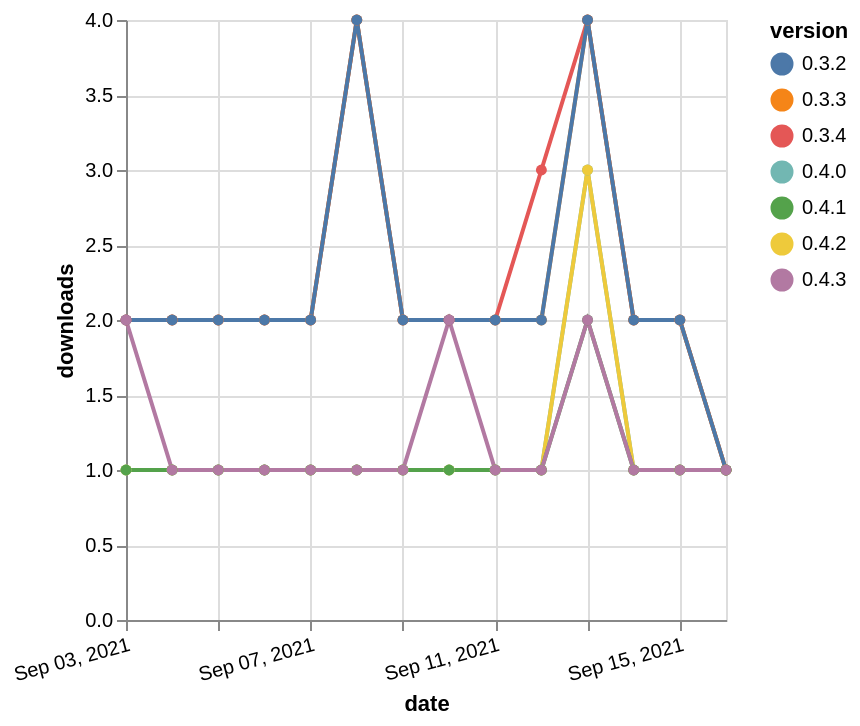

The specification (Vega-Lite) saved for this image:
### Vega-Lite specification from a JSON file in a GitHub repository (floating-point values rounded to 4 significant figures)
{"$schema": "https://vega.github.io/schema/vega-lite/v5.json", "description": "A simple bar chart with embedded data.", "data": {"values": [{"date": "2021-09-03", "total": 2349, "delta": 2, "version": "0.3.4"}, {"date": "2021-09-04", "total": 2351, "delta": 2, "version": "0.3.4"}, {"date": "2021-09-05", "total": 2353, "delta": 2, "version": "0.3.4"}, {"date": "2021-09-06", "total": 2355, "delta": 2, "version": "0.3.4"}, {"date": "2021-09-07", "total": 2357, "delta": 2, "version": "0.3.4"}, {"date": "2021-09-08", "total": 2361, "delta": 4, "version": "0.3.4"}, {"date": "2021-09-09", "total": 2363, "delta": 2, "version": "0.3.4"}, {"date": "2021-09-10", "total": 2365, "delta": 2, "version": "0.3.4"}, {"date": "2021-09-11", "total": 2367, "delta": 2, "version": "0.3.4"}, {"date": "2021-09-12", "total": 2370, "delta": 3, "version": "0.3.4"}, {"date": "2021-09-13", "total": 2374, "delta": 4, "version": "0.3.4"}, {"date": "2021-09-14", "total": 2376, "delta": 2, "version": "0.3.4"}, {"date": "2021-09-15", "total": 2378, "delta": 2, "version": "0.3.4"}, {"date": "2021-09-16", "total": 2379, "delta": 1, "version": "0.3.4"}, {"date": "2021-09-03", "total": 305, "delta": 1, "version": "0.4.0"}, {"date": "2021-09-04", "total": 306, "delta": 1, "version": "0.4.0"}, {"date": "2021-09-05", "total": 307, "delta": 1, "version": "0.4.0"}, {"date": "2021-09-06", "total": 308, "delta": 1, "version": "0.4.0"}, {"date": "2021-09-07", "total": 309, "delta": 1, "version": "0.4.0"}, {"date": "2021-09-08", "total": 310, "delta": 1, "version": "0.4.0"}, {"date": "2021-09-09", "total": 311, "delta": 1, "version": "0.4.0"}, {"date": "2021-09-10", "total": 312, "delta": 1, "version": "0.4.0"}, {"date": "2021-09-11", "total": 313, "delta": 1, "version": "0.4.0"}, {"date": "2021-09-12", "total": 314, "delta": 1, "version": "0.4.0"}, {"date": "2021-09-13", "total": 317, "delta": 3, "version": "0.4.0"}, {"date": "2021-09-14", "total": 318, "delta": 1, "version": "0.4.0"}, {"date": "2021-09-15", "total": 319, "delta": 1, "version": "0.4.0"}, {"date": "2021-09-16", "total": 320, "delta": 1, "version": "0.4.0"}, {"date": "2021-09-03", "total": 228, "delta": 1, "version": "0.4.2"}, {"date": "2021-09-04", "total": 229, "delta": 1, "version": "0.4.2"}, {"date": "2021-09-05", "total": 230, "delta": 1, "version": "0.4.2"}, {"date": "2021-09-06", "total": 231, "delta": 1, "version": "0.4.2"}, {"date": "2021-09-07", "total": 232, "delta": 1, "version": "0.4.2"}, {"date": "2021-09-08", "total": 233, "delta": 1, "version": "0.4.2"}, {"date": "2021-09-09", "total": 234, "delta": 1, "version": "0.4.2"}, {"date": "2021-09-10", "total": 235, "delta": 1, "version": "0.4.2"}, {"date": "2021-09-11", "total": 236, "delta": 1, "version": "0.4.2"}, {"date": "2021-09-12", "total": 237, "delta": 1, "version": "0.4.2"}, {"date": "2021-09-13", "total": 240, "delta": 3, "version": "0.4.2"}, {"date": "2021-09-14", "total": 241, "delta": 1, "version": "0.4.2"}, {"date": "2021-09-15", "total": 242, "delta": 1, "version": "0.4.2"}, {"date": "2021-09-16", "total": 243, "delta": 1, "version": "0.4.2"}, {"date": "2021-09-03", "total": 2660, "delta": 2, "version": "0.3.3"}, {"date": "2021-09-04", "total": 2662, "delta": 2, "version": "0.3.3"}, {"date": "2021-09-05", "total": 2664, "delta": 2, "version": "0.3.3"}, {"date": "2021-09-06", "total": 2666, "delta": 2, "version": "0.3.3"}, {"date": "2021-09-07", "total": 2668, "delta": 2, "version": "0.3.3"}, {"date": "2021-09-08", "total": 2672, "delta": 4, "version": "0.3.3"}, {"date": "2021-09-09", "total": 2674, "delta": 2, "version": "0.3.3"}, {"date": "2021-09-10", "total": 2676, "delta": 2, "version": "0.3.3"}, {"date": "2021-09-11", "total": 2678, "delta": 2, "version": "0.3.3"}, {"date": "2021-09-12", "total": 2680, "delta": 2, "version": "0.3.3"}, {"date": "2021-09-13", "total": 2684, "delta": 4, "version": "0.3.3"}, {"date": "2021-09-14", "total": 2686, "delta": 2, "version": "0.3.3"}, {"date": "2021-09-15", "total": 2688, "delta": 2, "version": "0.3.3"}, {"date": "2021-09-16", "total": 2689, "delta": 1, "version": "0.3.3"}, {"date": "2021-09-03", "total": 2473, "delta": 2, "version": "0.3.2"}, {"date": "2021-09-04", "total": 2475, "delta": 2, "version": "0.3.2"}, {"date": "2021-09-05", "total": 2477, "delta": 2, "version": "0.3.2"}, {"date": "2021-09-06", "total": 2479, "delta": 2, "version": "0.3.2"}, {"date": "2021-09-07", "total": 2481, "delta": 2, "version": "0.3.2"}, {"date": "2021-09-08", "total": 2485, "delta": 4, "version": "0.3.2"}, {"date": "2021-09-09", "total": 2487, "delta": 2, "version": "0.3.2"}, {"date": "2021-09-10", "total": 2489, "delta": 2, "version": "0.3.2"}, {"date": "2021-09-11", "total": 2491, "delta": 2, "version": "0.3.2"}, {"date": "2021-09-12", "total": 2493, "delta": 2, "version": "0.3.2"}, {"date": "2021-09-13", "total": 2497, "delta": 4, "version": "0.3.2"}, {"date": "2021-09-14", "total": 2499, "delta": 2, "version": "0.3.2"}, {"date": "2021-09-15", "total": 2501, "delta": 2, "version": "0.3.2"}, {"date": "2021-09-16", "total": 2502, "delta": 1, "version": "0.3.2"}, {"date": "2021-09-03", "total": 366, "delta": 1, "version": "0.4.1"}, {"date": "2021-09-04", "total": 367, "delta": 1, "version": "0.4.1"}, {"date": "2021-09-05", "total": 368, "delta": 1, "version": "0.4.1"}, {"date": "2021-09-06", "total": 369, "delta": 1, "version": "0.4.1"}, {"date": "2021-09-07", "total": 370, "delta": 1, "version": "0.4.1"}, {"date": "2021-09-08", "total": 371, "delta": 1, "version": "0.4.1"}, {"date": "2021-09-09", "total": 372, "delta": 1, "version": "0.4.1"}, {"date": "2021-09-10", "total": 373, "delta": 1, "version": "0.4.1"}, {"date": "2021-09-11", "total": 374, "delta": 1, "version": "0.4.1"}, {"date": "2021-09-12", "total": 375, "delta": 1, "version": "0.4.1"}, {"date": "2021-09-13", "total": 377, "delta": 2, "version": "0.4.1"}, {"date": "2021-09-14", "total": 378, "delta": 1, "version": "0.4.1"}, {"date": "2021-09-15", "total": 379, "delta": 1, "version": "0.4.1"}, {"date": "2021-09-16", "total": 380, "delta": 1, "version": "0.4.1"}, {"date": "2021-09-03", "total": 463, "delta": 2, "version": "0.4.3"}, {"date": "2021-09-04", "total": 464, "delta": 1, "version": "0.4.3"}, {"date": "2021-09-05", "total": 465, "delta": 1, "version": "0.4.3"}, {"date": "2021-09-06", "total": 466, "delta": 1, "version": "0.4.3"}, {"date": "2021-09-07", "total": 467, "delta": 1, "version": "0.4.3"}, {"date": "2021-09-08", "total": 468, "delta": 1, "version": "0.4.3"}, {"date": "2021-09-09", "total": 469, "delta": 1, "version": "0.4.3"}, {"date": "2021-09-10", "total": 471, "delta": 2, "version": "0.4.3"}, {"date": "2021-09-11", "total": 472, "delta": 1, "version": "0.4.3"}, {"date": "2021-09-12", "total": 473, "delta": 1, "version": "0.4.3"}, {"date": "2021-09-13", "total": 475, "delta": 2, "version": "0.4.3"}, {"date": "2021-09-14", "total": 476, "delta": 1, "version": "0.4.3"}, {"date": "2021-09-15", "total": 477, "delta": 1, "version": "0.4.3"}, {"date": "2021-09-16", "total": 478, "delta": 1, "version": "0.4.3"}]}, "width": "container", "mark": {"type": "line", "point": {"filled": true}}, "encoding": {"x": {"field": "date", "type": "temporal", "timeUnit": "yearmonthdate", "title": "date", "axis": {"labelAngle": -15}}, "y": {"field": "delta", "type": "quantitative", "title": "downloads"}, "color": {"field": "version", "type": "nominal"}, "tooltip": {"field": "delta"}}}
